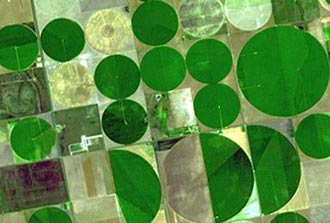
#> input picture OpenCV/HoughTransfer/farmCircles2.png, 330 x 223 px
$ python HoughTransfer.py
#> lines starting #> are read from the running program, lines starting #| are printed output that depends on the picture
import numpy as np
import cv2

#open image
img = cv2.imread('farmCircles2.png',0)
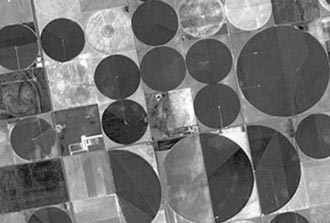
#> img: shape (223, 330); min 2, max 255, mean 113.5
#blur
img = cv2.medianBlur(img,5)
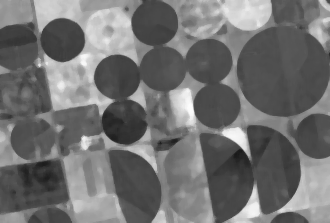
#> img: shape (223, 330); min 25, max 252, mean 113
#reduce to grayscale
cimg = cv2.cvtColor(img,cv2.COLOR_GRAY2BGR)

circles = cv2.HoughCircles(img,cv2.HOUGH_GRADIENT,1,20,
                            param1=50,param2=30,minRadius=0,maxRadius=50)
#> circles = 13 rows, first 8: [281.5, 70.5, 45], [209.5, 179.5, 43.8], [257.5, 170.5, 43.8], [117.5, 76.5, 22.8], [162.5, 69.5, 23.9], [61.5, 40.5, 22.8], [217.5, 105.5, 22.8], [28.5, 145.5, 29.4]

circles = np.uint16(np.around(circles))
#> circles = 13 rows, first 8: [282, 70, 45], [210, 180, 44], [258, 170, 44], [118, 76, 23], [162, 70, 24], [62, 40, 23], [218, 106, 23], [28, 146, 29]
for i in circles[0,:]:
    #draw the outer circle
    cv2.circle(cimg,(i[0],i[1]),i[2],(0,255,0),2)
    #draw the center of the circle
    cv2.circle(cimg,(i[0],i[1]),2,(0,0,255),3)
#> this loop made 13 passes
#> i on passes 1 to 12: [282, 70, 45], [210, 180, 44], [258, 170, 44], [118, 76, 23], [162, 70, 24], [62, 40, 23], [218, 106, 23], [28, 146, 29], [208, 60, 23], [40, 90, 24], [154, 22, 24], [128, 126, 25]
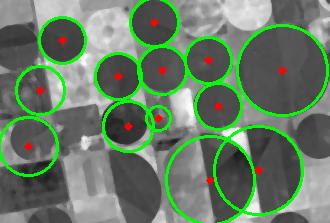
#> cimg: shape (223, 330, 3); mean B, G, R 102.1, 124.8, 103.9


cv2.imshow('detected circles', cimg)
cv2.waitKey(0)
cv2.destroyAllWindows()

$ run again, with OpenCV/HoughTransfer/farmCircles.png copied over OpenCV/HoughTransfer/farmCircles2.png
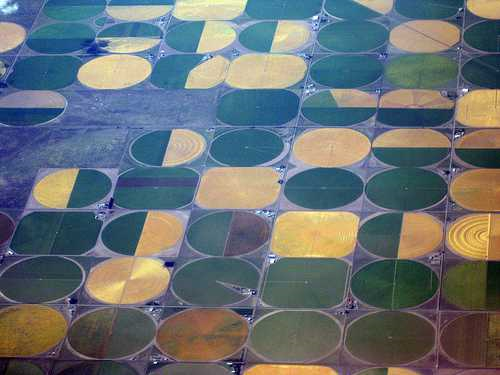
#> input picture OpenCV/HoughTransfer/farmCircles.png, 500 x 375 px
#> `img = cv2.medianBlur(img,5)`:
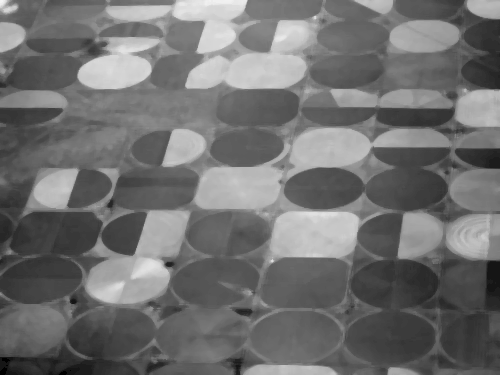
#> img: shape (375, 500); min 0, max 244, mean 112.1
#> `circles = cv2.HoughCircles(img,cv2.HOUGH_GRADIENT,1,20, param1=50,para..`: circles = [[473.5, 245.5, 14.9], [87.5, 332.5, 21.3], [369.5, 288.5, 22.4], [472.5, 143.5, 19.4], [99.5, 284.5, 19.4]]
#> `circles = np.uint16(np.around(circles))`: circles = [[474, 246, 15], [88, 332, 21], [370, 288, 22], [472, 144, 19], [100, 284, 19]]
#> the loop `for i in circles[0,:]:` made 5 passes
#> after the loop `for i in circles[0,:]:`:
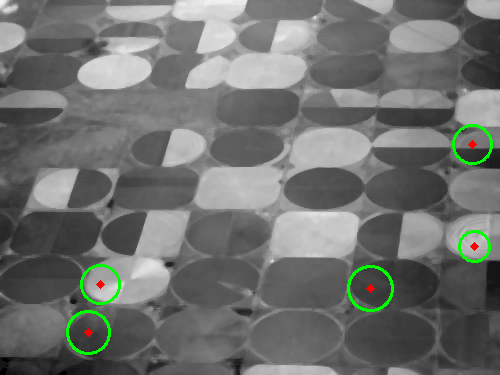
#> cimg: shape (375, 500, 3); mean B, G, R 111, 113.5, 111.3
